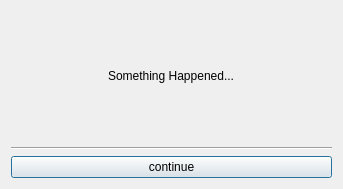
<?xml version="1.0" encoding="UTF-8"?>
<ui version="4.0">
 <class>Dialog</class>
 <widget class="QDialog" name="Dialog">
  <property name="geometry">
   <rect>
    <x>0</x>
    <y>0</y>
    <width>339</width>
    <height>189</height>
   </rect>
  </property>
  <property name="windowTitle">
   <string>Tips</string>
  </property>
  <layout class="QVBoxLayout" name="verticalLayout">
   <item alignment="Qt::AlignHCenter">
    <widget class="QLabel" name="msg">
     <property name="text">
      <string>Something Happened...</string>
     </property>
    </widget>
   </item>
   <item>
    <widget class="Line" name="line">
     <property name="orientation">
      <enum>Qt::Horizontal</enum>
     </property>
    </widget>
   </item>
   <item>
    <widget class="QPushButton" name="button">
     <property name="minimumSize">
      <size>
       <width>321</width>
       <height>0</height>
      </size>
     </property>
     <property name="text">
      <string>continue</string>
     </property>
    </widget>
   </item>
  </layout>
 </widget>
 <layoutdefault spacing="6" margin="11"/>
 <resources/>
 <connections>
  <connection>
   <sender>button</sender>
   <signal>clicked()</signal>
   <receiver>Dialog</receiver>
   <slot>close()</slot>
   <hints>
    <hint type="sourcelabel">
     <x>169</x>
     <y>167</y>
    </hint>
    <hint type="destinationlabel">
     <x>169</x>
     <y>94</y>
    </hint>
   </hints>
  </connection>
 </connections>
</ui>
